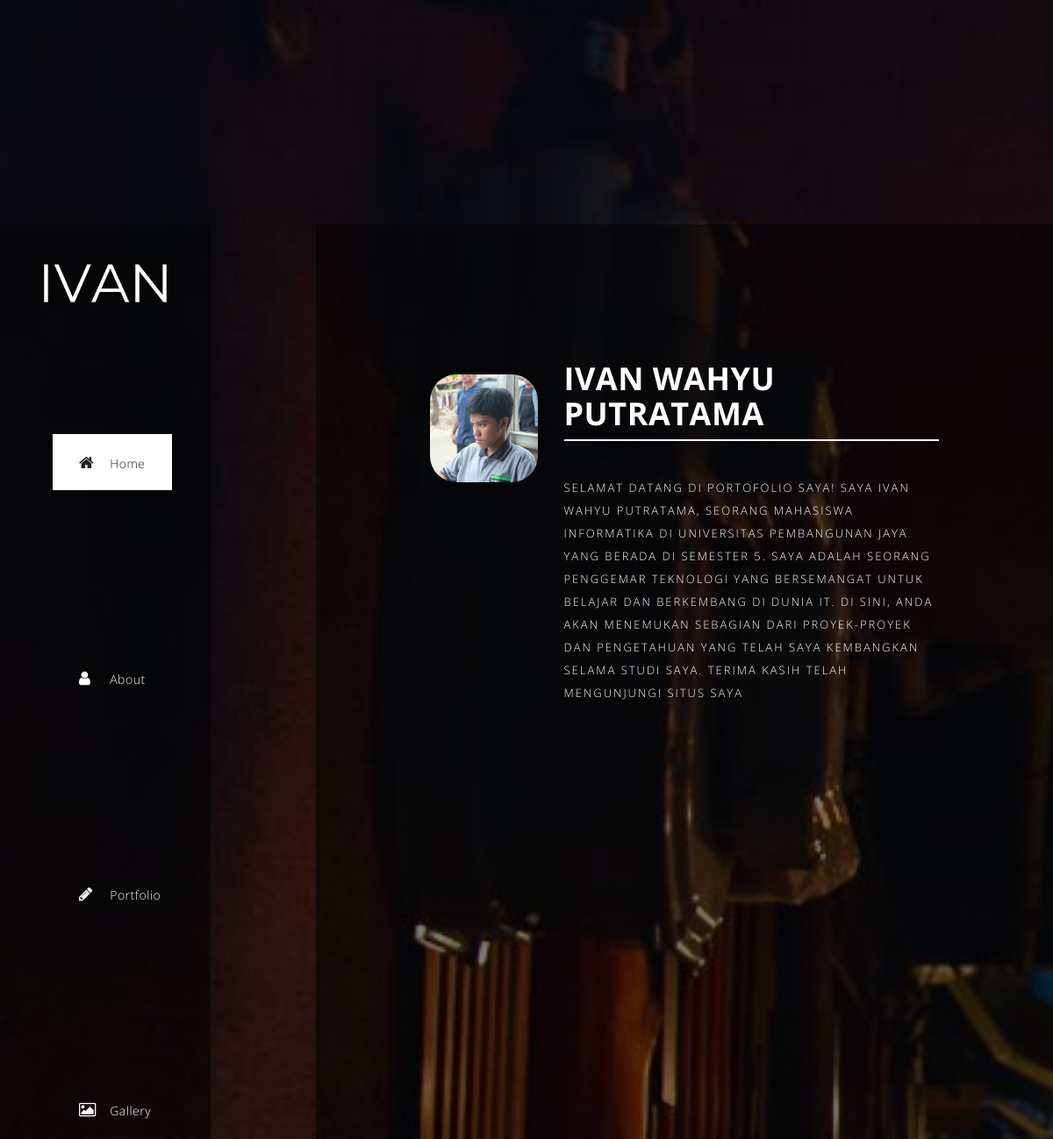
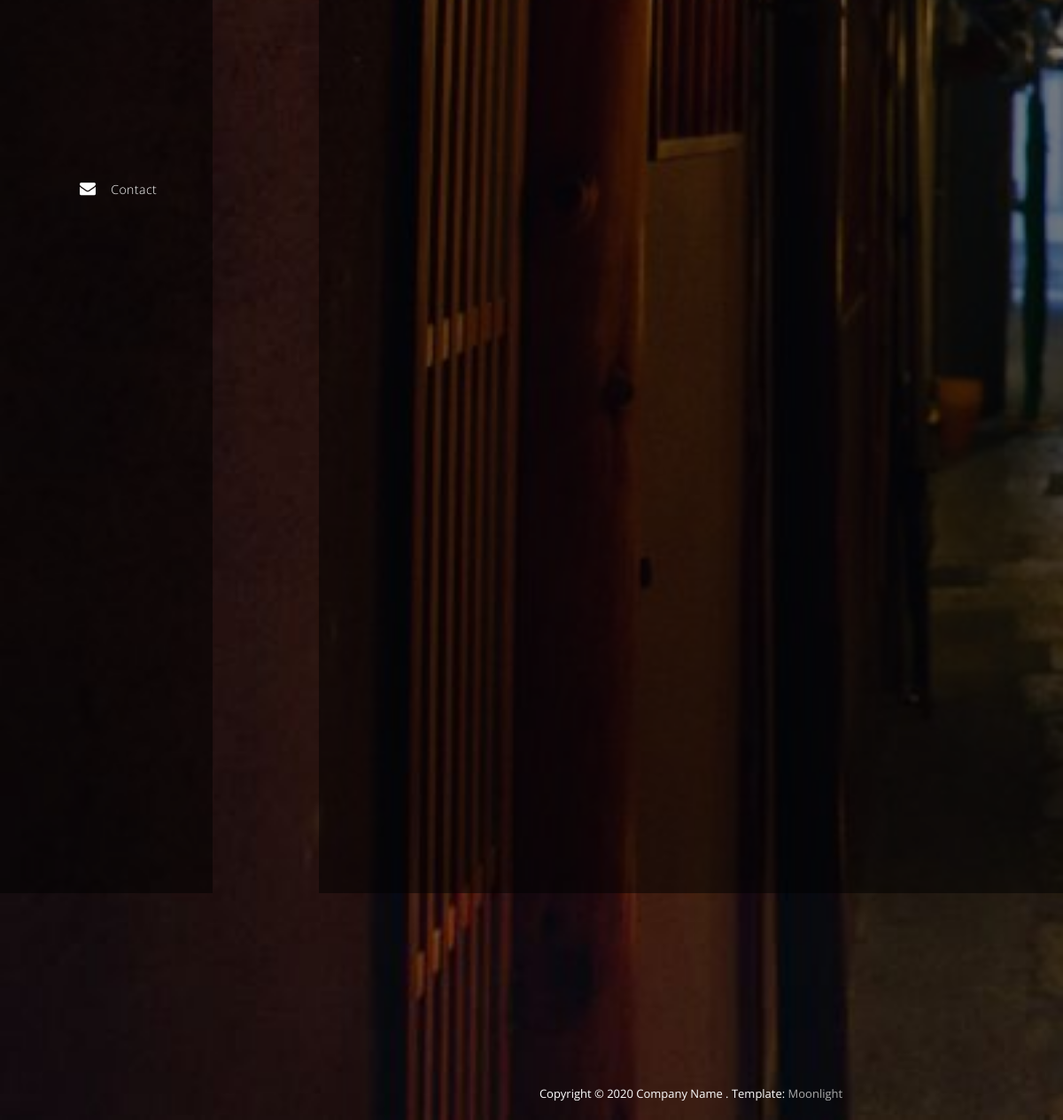
The page / on the database its author committed (2 pictures, top to bottom).
### tables this page shows
CREATE TABLE `home` (
  `id` int(3) NOT NULL,
  `nama` varchar(30) NOT NULL,
  `deskripsi` text NOT NULL,
  `gbr` varchar(255) NOT NULL
);

### index.php (the view, shortened to what this page needs)
<!DOCTYPE html>
<html>
    <head>
        <link href="https://cdn.jsdelivr.net/npm/bootstrap@5.3.2/dist/css/bootstrap.min.css" rel="stylesheet">
        <link rel="stylesheet" href="css/bootstrap.min.css">
        <link rel="stylesheet" href="css/bootstrap-theme.min.css">
        <link rel="stylesheet" href="css/fontAwesome.css">
        <link rel="stylesheet" href="css/light-box.css">
        <link rel="stylesheet" href="css/templatemo-main.css">
    </head>
<body>
        <nav>
          <div class="logo">
              <img src="img/logo.png" alt=""style="width: 140px; height: auto;">
          </div>
          <ul>
            <li><a href="#1"><i class="fa fa-home"></i> <em>Home</em></a></li>
            <li><a href="#2"><i class="fa fa-user"></i> <em>About</em></a></li>
            <li><a href="#3"><i class="fa fa-pencil"></i> <em>Portfolio</em></a></li>
            <li><a href="#4"><i class="fa fa-image"></i> <em>Gallery</em></a></li>
            <li><a href="#5"><i class="fa fa-envelope"></i> <em>Contact</em></a></li>
          </ul>
        </nav>
        <div class="slides">
          <div class="slide" id="1">
            <div class="content first-content">
              <div class="container-fluid">
<?php
include "koneksi.php";
$sql = "SELECT * FROM home";
$hasil = mysqli_query($conn, $sql);
$jmlData = mysqli_num_rows($hasil);
if($jmlData>0){
    while($row = mysqli_fetch_assoc($hasil)){
?>
                  <div class="col-md-3">
                      <div class="author-image"><img src="img/author_image.png" alt="Author Image"></div>
                  </div>
                  <div class="col-md-9">
                      <h2><?= $row["nama"]; ?></h2>
                      <p><?= $row["deskripsi"]; ?></p>
                  </div>
<?php
    }
}
?>
              </div>
            </div>
          </div>
          </div>
        <div class="footer">
          <div class="content">
              <p>Copyright &copy; 2020 Company Name . Template: <a rel="nofollow" href="https://templatemo.com/tm-512-moonlight">Moonlight</a></p>
          </div>
        </div>
</body>
</html>

### css/light-box.css (style rules this page uses)
body:after { content: url(../img/close.png) url(../img/loading.gif) url(../img/prev.png) url(../img/next.png); display: none; }

### css/templatemo-main.css (style rules this page uses)
* { margin: 0; padding: 0; -webkit-box-sizing: border-box; box-sizing: border-box; font-family: "Open Sans", sans-serif; }
html { overflow: hidden; }
body { overflow: hidden; font-size: 100%; }
nav { top: 10vh; bottom: 10vh; text-align: center; background: rgba(0, 0, 0, 0.5); position: fixed; z-index: 100; height: 80vh; left: 0; width: 20%; font-weight: 300; font-size: 1rem; }
nav em { font-style: normal; margin-left: 5px; font-size: 14px; }
nav ul li i { width: 25px; }
nav ul li a { font-size: 18px; }
nav .logo { margin-top: 45px; padding: 0px 20px; }
nav .logo img { max-width: 100%; overflow-y: hidden; }
nav ul { margin-top: 60px; text-align: left; margin-left: 40px; list-style-type: none; height: 48vh; display: -webkit-box; display: -ms-flexbox; display: flex; -webkit-box-orient: vertical; -webkit-box-direction: normal; -ms-flex-direction: column; flex-direction: column; -ms-flex-pack: distribute; justify-content: space-around; }
nav ul li { margin: 25px 0px; }
nav a, nav a:visited, nav a:active { color: #fff; }
nav a { text-decoration: none!important; font-size: 14px; letter-spacing: 0.5px; -webkit-transition: color 2s, background 1s; transition: color 2s, background 1s; padding: 20px 30px; position: relative; z-index: 0; }
nav a.active { background-color: #fff; color: #232323; }
nav a::before { content: ""; position: absolute; height: 0%; width: 0%; bottom: 0; left: 0; opacity: 1; z-index: -1; }
.slides { width: 600vw; height: 100vh; -webkit-transition: -webkit-transform 0.8s ease; transition: -webkit-transform 0.8s ease; transition: transform 0.8s ease; transition: transform 0.8s ease, -webkit-transform 0.8s ease; }
.slides .slide { height: 100vh; width: 100vw; float: left; text-align: center; background-size: cover; }
.slides .slide .content { overflow-y: scroll; position: relative; width: 70%; height: 80%; left: 30%; top: 10%; bottom: 10%; background: rgba(0, 0, 0, 0.5); }
.slides .slide:nth-child(1) { background-image: url(../img/first_bg.jpg); }
.slides .slide img { width: 100%; }
.first-content { padding: 100px; text-align: left; padding-top: 13%; }
.first-content .author-image img { margin-top: 15px; border-radius: 30px; max-width: 100%; overflow: hidden; float: left; margin-right: 35px; }
.first-content h2 { font-size: 36px; text-transform: uppercase; font-weight: 700; color: #fff; letter-spacing: 0.5px; border-bottom: 2px solid #fff; display: inline-block; padding-bottom: 10px; margin-bottom: 20px; margin-top: 0px; }
.first-content p { color: #fff; font-size: 13px; text-transform: uppercase; font-weight: 300; letter-spacing: 2px; line-height: 26px; margin-bottom: 20px; }
.footer .content { left: 30%; width: 70%; max-width: 70%; position: absolute; bottom: 0; right: 0; display: inline-block; }
.footer .content p { text-align: center; font-size: 13px; color: #fff; margin-bottom: 20px; }
.footer .content p a { color: #aaa; text-decoration: none; }

### rows shown on the page
home: nama "IVAN WAHYU PUTRATAMA", deskripsi "SELAMAT DATANG DI PORTOFOLIO SAYA! SAYA IVAN WAHYU PUTRATAMA, SEORANG MAHASISWA INFORMATIKA DI UNIVERSITAS PEMBANGUNAN JAYA YANG BERADA DI SEMESTER 5. SAYA ADALAH SEORANG PENGGEMAR TEKNOLOGI YANG BERSEMANGAT UNTUK BELAJAR DAN BERKEMBANG DI DUNIA IT. DI SINI, ANDA AKAN MENEMUKAN SEBAGIAN DARI PROYEK-PROYEK DAN PENGETAHUAN YANG TELAH SAYA KEMBANGKAN SELAMA STUDI SAYA. TERIMA KASIH TELAH MENGUNJUNGI SITUS SAYA"
